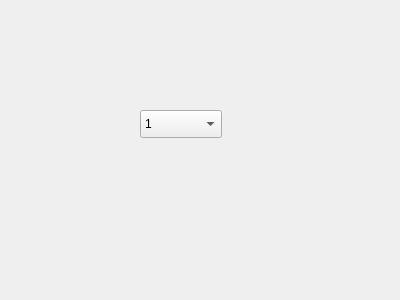
<?xml version="1.0" encoding="UTF-8"?>
<ui version="4.0">
 <class>chooseparam</class>
 <widget class="QWidget" name="chooseparam">
  <property name="geometry">
   <rect>
    <x>0</x>
    <y>0</y>
    <width>400</width>
    <height>300</height>
   </rect>
  </property>
  <property name="windowTitle">
   <string>Form</string>
  </property>
  <widget class="QComboBox" name="comboBox">
   <property name="geometry">
    <rect>
     <x>140</x>
     <y>110</y>
     <width>82</width>
     <height>28</height>
    </rect>
   </property>
   <item>
    <property name="text">
     <string>1</string>
    </property>
   </item>
   <item>
    <property name="text">
     <string>2</string>
    </property>
   </item>
   <item>
    <property name="text">
     <string>3</string>
    </property>
   </item>
  </widget>
 </widget>
 <resources/>
 <connections/>
</ui>
